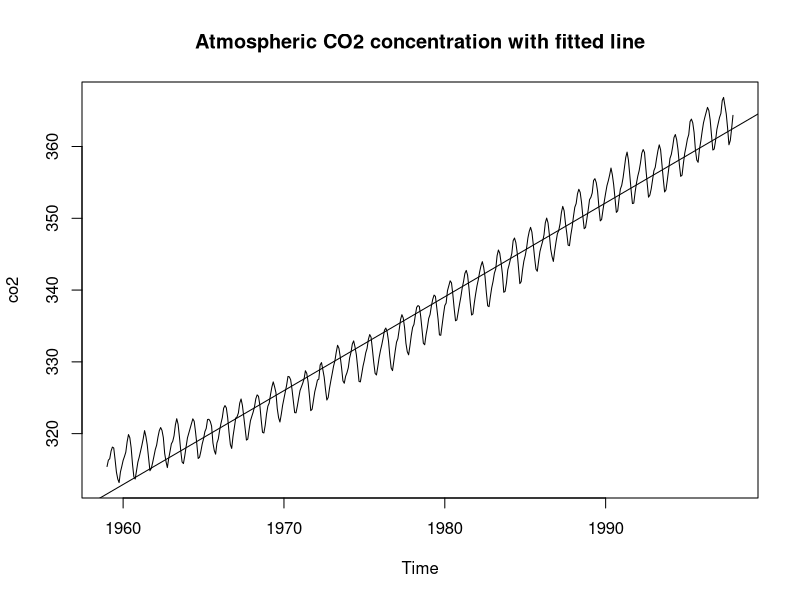
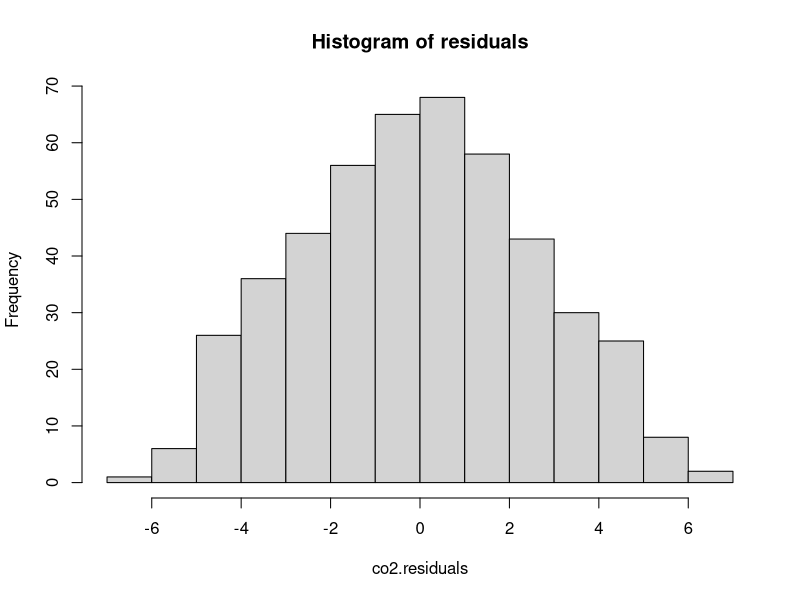
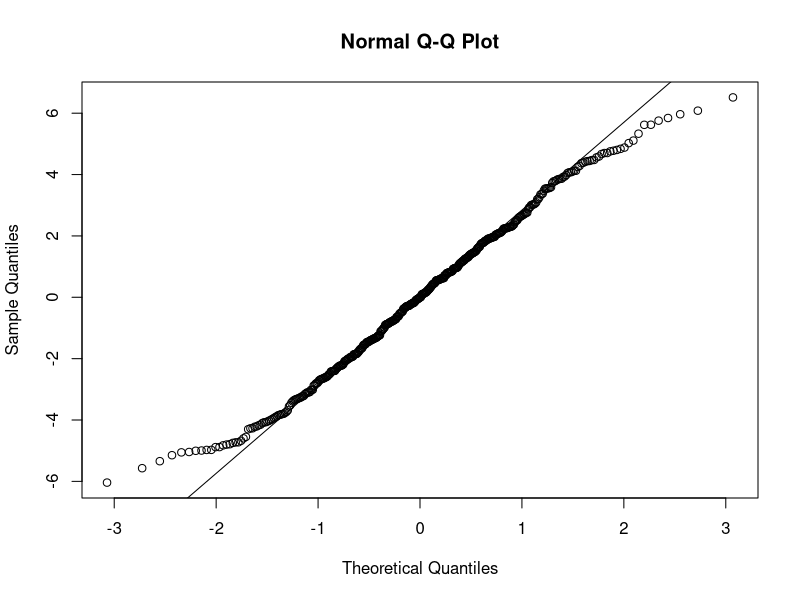
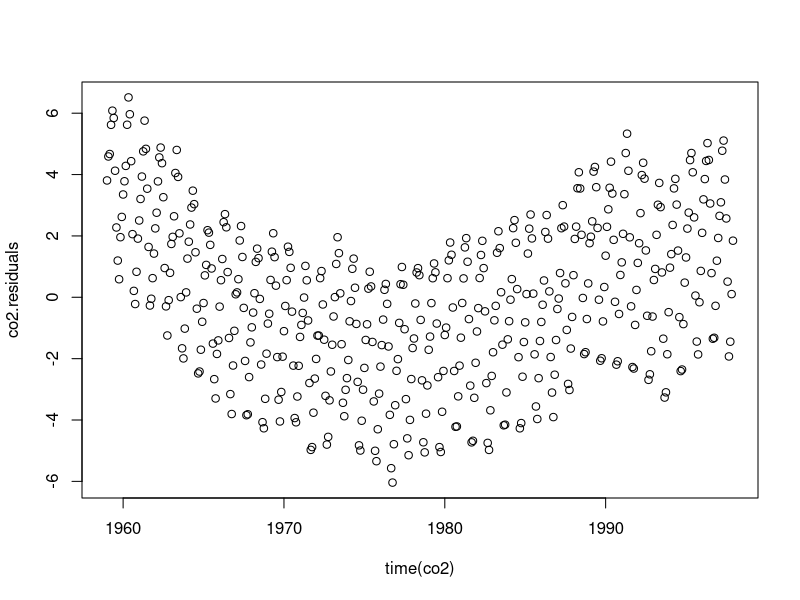
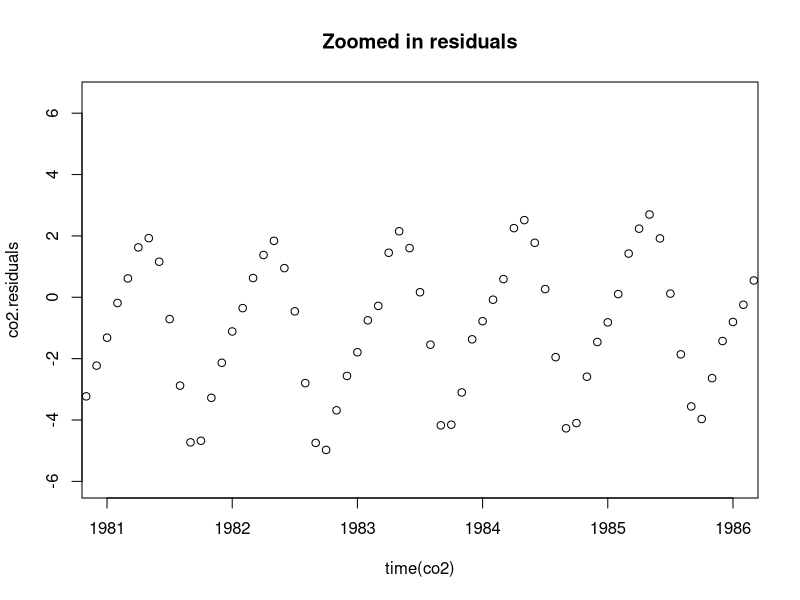
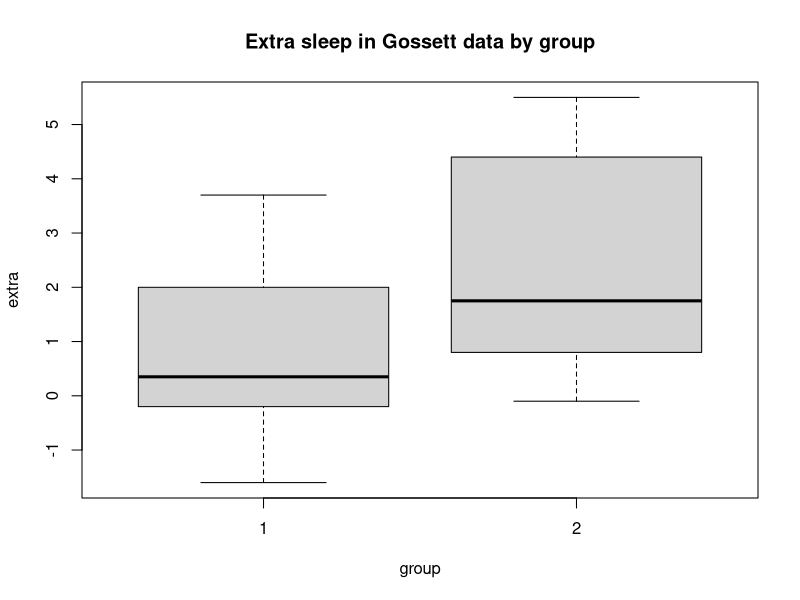
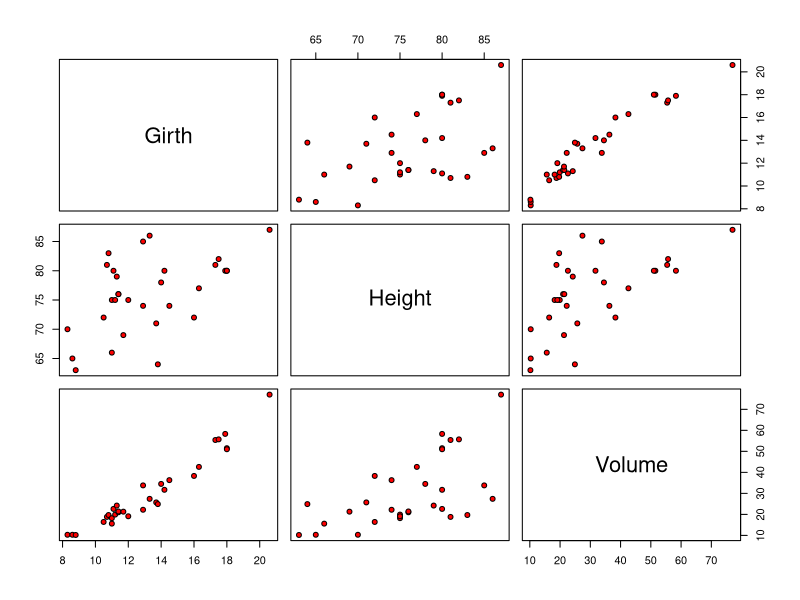

Generate these figures, in order, with R:
#------
(co2.linear.model = lm(co2~time(co2)))
plot(co2, main='Atmospheric CO2 concentration with fitted line')
abline(co2.linear.model)

#------
# Analysis of errors
co2.residuals = resid(co2.linear.model)
hist(co2.residuals, main='Histogram of residuals')
# checking of normality when the data points are quite few and 
# hence histogram is not an option; quantile-quantile plot
qqnorm(co2.residuals)
qqline(co2.residuals)
# time plot of the residuals
plot(co2.residuals~time(co2))
plot(co2.residuals~time(co2), xlim=c(1981, 1986), main='Zoomed in residuals')

#------
# Some inferential statistics
plot(extra~group, data=sleep, main='Extra sleep in Gossett data by group')
attach(sleep)
extra.1 = extra[group==1]
extra.2 = extra[group==2]
sleep
# testing the hypothesis
t.test(extra.1, extra.2, paired=TRUE, alternative='two.sided')

#-----
# Correlation
pairs(trees, pch=21, bg=c('red'))
cov(trees)
cor(trees)
